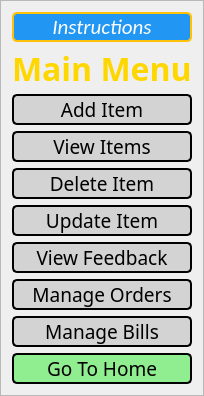
         <widget class="QFrame" name="frame_2">
          <property name="maximumSize">
           <size>
            <width>230</width>
            <height>16777215</height>
           </size>
          </property>
          <property name="styleSheet">
           <string notr="true">/* Menu Frame - White background, dark text */
QFrame#menuFrame {
    background-color: #FFFFFF; /* White */
border-radius:20px;
}

/* Menu Frame - Dark Text */
QFrame#menuFrame QLabel {
    color: #333333; /* Dark Gray or Charcoal Gray */
}

/* Menu Frame - Moosey Green Border */
QFrame#menuFrame {
    border: 2px solid #556B2F; /* Moosey Green */
    border-radius: 10px;
}

/* Adjust other elements within the menu frame as needed */
</string>
          </property>
          <property name="frameShape">
           <enum>QFrame::StyledPanel</enum>
          </property>
          <property name="frameShadow">
           <enum>QFrame::Raised</enum>
          </property>
          <layout class="QVBoxLayout" name="verticalLayout_8">
           <item>
            <widget class="QPushButton" name="pushButton_37">
             <property name="font">
              <font>
               <family>Calibri</family>
               <pointsize>16</pointsize>
               <italic>true</italic>
              </font>
             </property>
             <property name="styleSheet">
              <string notr="true">QPushButton {
    background-color: rgb(33, 150, 243); /* Dodger Blue */
    border: 2px solid rgb(255, 193, 7); /* Gold */
    color: rgb(255, 255, 255); /* White */
    border-radius: 5px;
}

QPushButton:hover {
    background-color: rgb(255, 202, 40); /* Yellow */
    color: rgb(33, 33, 33); /* Charcoal */
}

QPushButton:pressed {
    background-color: rgb(255, 193, 7); /* Gold */
    color: rgb(33, 33, 33); /* Charcoal */
}

</string>
             </property>
             <property name="text">
              <string>  Instructions  </string>
             </property>
            </widget>
           </item>
           <item alignment="Qt::AlignHCenter">
            <widget class="QLabel" name="label_23">
             <property name="maximumSize">
              <size>
               <width>16777215</width>
               <height>40</height>
              </size>
             </property>
             <property name="font">
              <font>
               <family>Script MT Bold</family>
               <pointsize>24</pointsize>
               <weight>75</weight>
               <bold>true</bold>
              </font>
             </property>
             <property name="styleSheet">
              <string notr="true">color:rgb(255, 215, 0)
</string>
             </property>
             <property name="text">
              <string>Main Menu</string>
             </property>
            </widget>
           </item>
           <item>
            <widget class="QPushButton" name="pushButton_74">
             <property name="maximumSize">
              <size>
               <width>16777215</width>
               <height>35</height>
              </size>
             </property>
             <property name="font">
              <font>
               <family>Arial Rounded MT Bold</family>
               <pointsize>14</pointsize>
              </font>
             </property>
             <property name="styleSheet">
              <string notr="true">QPushButton {
background-color: rgb(48, 127, 255); /* Adjusted background color */
    border: none;
    color: sky blue;
    border-;
border: 2px solid black;
    border-radius: 5px;
    background-color: lightgray;
}

QPushButton:hover {
    background-color: rgb(0, 80, 150); /* Adjusted hover color */
color:white
}

QPushButton:pressed {	
    background-color: rgb(255, 70, 70); /* Adjusted pressed color */
    color: black;
}
</string>
             </property>
             <property name="text">
              <string>Add Item</string>
             </property>
            </widget>
           </item>
           <item>
            <widget class="QPushButton" name="pushButton_75">
             <property name="maximumSize">
              <size>
               <width>16777215</width>
               <height>35</height>
              </size>
             </property>
             <property name="font">
              <font>
               <family>Arial Rounded MT Bold</family>
               <pointsize>14</pointsize>
              </font>
             </property>
             <property name="styleSheet">
              <string notr="true">QPushButton {
background-color: rgb(48, 127, 255); /* Adjusted background color */
    border: none;
    color: sky blue;
    border-;
border: 2px solid black;
    border-radius: 5px;
    background-color: lightgray;
}

QPushButton:hover {
    background-color: rgb(0, 80, 150); /* Adjusted hover color */
color:white
}

QPushButton:pressed {	
    background-color: rgb(255, 70, 70); /* Adjusted pressed color */
    color: black;
}
</string>
             </property>
             <property name="text">
              <string>View Items</string>
             </property>
            </widget>
           </item>
           <item>
            <widget class="QPushButton" name="pushButton_80">
             <property name="maximumSize">
              <size>
               <width>16777215</width>
               <height>35</height>
              </size>
             </property>
             <property name="font">
              <font>
               <family>Arial Rounded MT Bold</family>
               <pointsize>14</pointsize>
              </font>
             </property>
             <property name="styleSheet">
              <string notr="true">QPushButton {
background-color: rgb(48, 127, 255); /* Adjusted background color */
    border: none;
    color: sky blue;
    border-;
border: 2px solid black;
    border-radius: 5px;
    background-color: lightgray;
}

QPushButton:hover {
    background-color: rgb(0, 80, 150); /* Adjusted hover color */
color:white
}

QPushButton:pressed {	
    background-color: rgb(255, 70, 70); /* Adjusted pressed color */
    color: black;
}
</string>
             </property>
             <property name="text">
              <string>Delete Item</string>
             </property>
            </widget>
           </item>
           <item>
            <widget class="QPushButton" name="pushButton_81">
             <property name="maximumSize">
              <size>
               <width>16777215</width>
               <height>35</height>
              </size>
             </property>
             <property name="font">
              <font>
               <family>Arial Rounded MT Bold</family>
               <pointsize>14</pointsize>
              </font>
             </property>
             <property name="styleSheet">
              <string notr="true">QPushButton {
background-color: rgb(48, 127, 255); /* Adjusted background color */
    border: none;
    color: sky blue;
    border-;
border: 2px solid black;
    border-radius: 5px;
    background-color: lightgray;
}

QPushButton:hover {
    background-color: rgb(0, 80, 150); /* Adjusted hover color */
color:white
}

QPushButton:pressed {	
    background-color: rgb(255, 70, 70); /* Adjusted pressed color */
    color: black;
}
</string>
             </property>
             <property name="text">
              <string>Update Item</string>
             </property>
            </widget>
           </item>
           <item>
            <widget class="QPushButton" name="pushButton_82">
             <property name="maximumSize">
              <size>
               <width>16777215</width>
               <height>35</height>
              </size>
             </property>
             <property name="font">
              <font>
               <family>Arial Rounded MT Bold</family>
               <pointsize>14</pointsize>
              </font>
             </property>
             <property name="styleSheet">
              <string notr="true">QPushButton {
background-color: rgb(48, 127, 255); /* Adjusted background color */
    border: none;
    color: sky blue;
    border-;
border: 2px solid black;
    border-radius: 5px;
    background-color: lightgray;
}

QPushButton:hover {
    background-color: rgb(0, 80, 150); /* Adjusted hover color */
color:white
}

QPushButton:pressed {	
    background-color: rgb(255, 70, 70); /* Adjusted pressed color */
    color: black;
}
</string>
             </property>
             <property name="text">
              <string>View Feedback</string>
             </property>
            </widget>
           </item>
           <item>
            <widget class="QPushButton" name="pushButton_90">
             <property name="maximumSize">
              <size>
               <width>16777215</width>
               <height>35</height>
              </size>
             </property>
             <property name="font">
              <font>
               <family>Arial Rounded MT Bold</family>
               <pointsize>14</pointsize>
              </font>
             </property>
             <property name="styleSheet">
              <string notr="true">QPushButton {
background-color: rgb(48, 127, 255); /* Adjusted background color */
    border: none;
    color: sky blue;
    border-;
border: 2px solid black;
    border-radius: 5px;
    background-color: lightgray;
}

QPushButton:hover {
    background-color: rgb(0, 80, 150); /* Adjusted hover color */
color:white
}

QPushButton:pressed {	
    background-color: rgb(255, 70, 70); /* Adjusted pressed color */
    color: black;
}
</string>
             </property>
             <property name="text">
              <string>Manage Orders</string>
             </property>
            </widget>
           </item>
           <item>
            <widget class="QPushButton" name="pushButton_91">
             <property name="maximumSize">
              <size>
               <width>16777215</width>
               <height>35</height>
              </size>
             </property>
             <property name="font">
              <font>
               <family>Arial Rounded MT Bold</family>
               <pointsize>14</pointsize>
              </font>
             </property>
             <property name="styleSheet">
              <string notr="true">QPushButton {
background-color: rgb(48, 127, 255); /* Adjusted background color */
    border: none;
    color: sky blue;
    border-;
border: 2px solid black;
    border-radius: 5px;
    background-color: lightgray;
}

QPushButton:hover {
    background-color: rgb(0, 80, 150); /* Adjusted hover color */
color:white
}

QPushButton:pressed {	
    background-color: rgb(255, 70, 70); /* Adjusted pressed color */
    color: black;
}
</string>
             </property>
             <property name="text">
              <string>Manage Bills</string>
             </property>
            </widget>
           </item>
           <item>
            <widget class="QPushButton" name="pushButton_83">
             <property name="maximumSize">
              <size>
               <width>16777215</width>
               <height>40</height>
              </size>
             </property>
             <property name="font">
              <font>
               <family>Arial Rounded MT Bold</family>
               <pointsize>14</pointsize>
              </font>
             </property>
             <property name="styleSheet">
              <string notr="true">QPushButton {
background-color: rgb(48, 127, 255); /* Adjusted background color */
    border: none;
    color: sky blue;
    border-;
border: 2px solid black;
    border-radius: 5px;
    background-color: lightgreen;
}

QPushButton:hover {
    background-color: rgb(0, 80, 150); /* Adjusted hover color */
color:white
}

QPushButton:pressed {	
    background-color: rgb(255, 70, 70); /* Adjusted pressed color */
    color: black;
}
</string>
             </property>
             <property name="text">
              <string>Go To Home</string>
             </property>
            </widget>
           </item>
          </layout>
         </widget>
